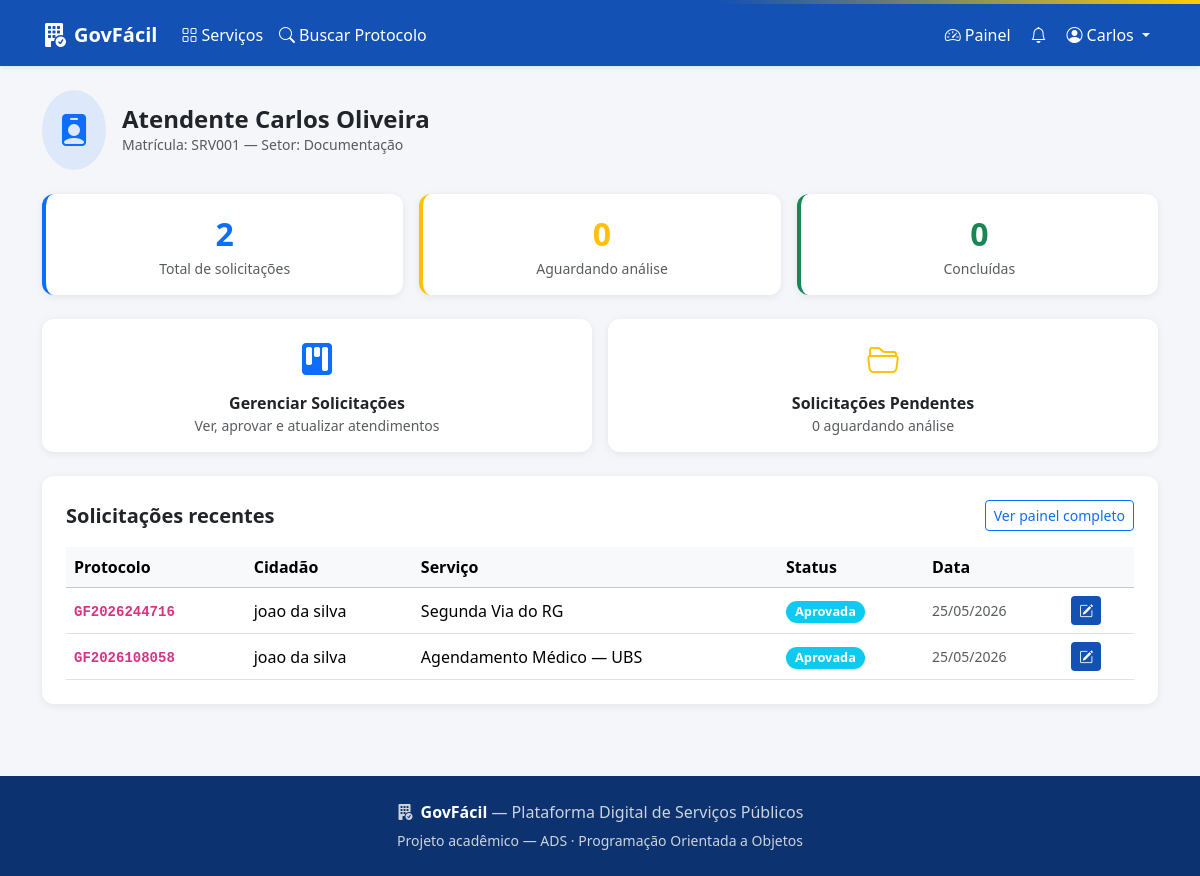
/accounts/dashboard/servidor/ (signed in), run on the app's committed database.
### accounts/models.py (models this page shows, shortened)
class Usuario(AbstractUser):
    TIPO_CIDADAO = 'cidadao'
    TIPO_SERVIDOR = 'servidor'
    TIPO_CHOICES = [
        (TIPO_CIDADAO, 'Cidadão'),
        (TIPO_SERVIDOR, 'Servidor Público'),
    ]
    tipo = models.CharField(max_length=20, choices=TIPO_CHOICES, default=TIPO_CIDADAO)
    _telefone = models.CharField(max_length=20, blank=True, db_column='telefone')
    data_cadastro = models.DateTimeField(auto_now_add=True)
    @property
    def telefone(self):
        return self._telefone
    @telefone.setter
    def telefone(self, valor):
        if valor and not all(c.isdigit() or c in '() -+' for c in valor):
            raise ValueError('Telefone inválido.')
        self._telefone = valor or ''
    class Meta:
        verbose_name = 'Usuário'
        verbose_name_plural = 'Usuários'

class Servidor(Usuario):
    matricula = models.CharField(max_length=20, unique=True)
    setor = models.CharField(max_length=100)
    cargo = models.CharField(max_length=100)
    class Meta:
        verbose_name = 'Servidor'
        verbose_name_plural = 'Servidores'

### solicitacoes/models.py (models this page shows, shortened)
class Solicitacao(models.Model):
    STATUS_ABERTA = 'aberta'
    STATUS_EM_ANALISE = 'em_analise'
    STATUS_APROVADA = 'aprovada'
    STATUS_EM_ANDAMENTO = 'em_andamento'
    STATUS_CONCLUIDA = 'concluida'
    STATUS_REJEITADA = 'rejeitada'
    STATUS_CHOICES = [
        (STATUS_ABERTA, 'Aberta'),
        (STATUS_EM_ANALISE, 'Em Análise'),
        (STATUS_APROVADA, 'Aprovada'),
        (STATUS_EM_ANDAMENTO, 'Em Andamento'),
        (STATUS_CONCLUIDA, 'Concluída'),
        (STATUS_REJEITADA, 'Rejeitada'),
    ]
    STATUS_COR = {
        STATUS_ABERTA: 'primary',
        STATUS_EM_ANALISE: 'warning',
        STATUS_APROVADA: 'info',
        STATUS_EM_ANDAMENTO: 'secondary',
        STATUS_CONCLUIDA: 'success',
        STATUS_REJEITADA: 'danger',
    }
    STATUS_ICONE = {
        STATUS_ABERTA: 'bi-folder2-open',
        STATUS_EM_ANALISE: 'bi-hourglass-split',
        STATUS_APROVADA: 'bi-check-circle',
        STATUS_EM_ANDAMENTO: 'bi-arrow-repeat',
        STATUS_CONCLUIDA: 'bi-check-circle-fill',
        STATUS_REJEITADA: 'bi-x-circle-fill',
    }
    protocolo = models.CharField(max_length=20, unique=True, blank=True)
    cidadao = models.ForeignKey(
        'accounts.Cidadao', on_delete=models.CASCADE, related_name='solicitacoes'
    )
    servico = models.ForeignKey(
        'servicos.Servico', on_delete=models.CASCADE, related_name='solicitacoes'
    )
    descricao = models.TextField()
    status = models.CharField(max_length=20, choices=STATUS_CHOICES, default=STATUS_ABERTA)
    setor_responsavel = models.CharField(max_length=100, blank=True)
    servidor_responsavel = models.ForeignKey(
        'accounts.Servidor',
        on_delete=models.SET_NULL,
        null=True, blank=True,
        related_name='atendimentos',
    )
    observacao = models.TextField(blank=True)
    data_abertura = models.DateTimeField(auto_now_add=True)
    data_atualizacao = models.DateTimeField(auto_now=True)
    data_prazo = models.DateTimeField(null=True, blank=True)
    class Meta:
        verbose_name = 'Solicitação'
        verbose_name_plural = 'Solicitações'
        ordering = ['-data_abertura']
    def get_status_cor(self):
        return self.STATUS_COR.get(self.status, 'secondary')

### servicos/models.py (models this page shows, shortened)
class Servico(models.Model):
    CATEGORIA_EMISSAO = 'emissao'
    CATEGORIA_AGENDAMENTO = 'agendamento'
    CATEGORIA_PROTOCOLO = 'protocolo'
    CATEGORIA_SEGUNDA_VIA = 'segunda_via'
    CATEGORIA_CHOICES = [
        (CATEGORIA_EMISSAO, 'Emissão de Documento'),
        (CATEGORIA_AGENDAMENTO, 'Agendamento'),
        (CATEGORIA_PROTOCOLO, 'Protocolo'),
        (CATEGORIA_SEGUNDA_VIA, 'Segunda Via'),
    ]
    CATEGORIA_ICONE = {
        CATEGORIA_EMISSAO: 'bi-file-earmark-text',
        CATEGORIA_AGENDAMENTO: 'bi-calendar-check',
        CATEGORIA_PROTOCOLO: 'bi-journal-text',
        CATEGORIA_SEGUNDA_VIA: 'bi-files',
    }
    CATEGORIA_COR = {
        CATEGORIA_EMISSAO: 'primary',
        CATEGORIA_AGENDAMENTO: 'success',
        CATEGORIA_PROTOCOLO: 'warning',
        CATEGORIA_SEGUNDA_VIA: 'info',
    }
    nome = models.CharField(max_length=200)
    descricao = models.TextField()
    categoria = models.CharField(max_length=20, choices=CATEGORIA_CHOICES)
    prazo_dias = models.IntegerField(default=5)
    setor_responsavel = models.CharField(max_length=100, default='Atendimento Geral')
    ativo = models.BooleanField(default=True)
    class Meta:
        verbose_name = 'Serviço'
        verbose_name_plural = 'Serviços'
        ordering = ['categoria', 'nome']

### accounts/views.py (the view)
# urls.py: path('dashboard/servidor/', views.dashboard_servidor_view, name='dashboard_servidor'),
@login_required
def dashboard_servidor_view(request):
    try:
        servidor = request.user.servidor
    except Servidor.DoesNotExist:
        messages.error(request, 'Acesso negado.')
        return redirect('core:home')
    from solicitacoes.models import Solicitacao
    todas = Solicitacao.objects.all()
    pendentes = todas.filter(status__in=['aberta', 'em_analise']).count()
    concluidas = todas.filter(status='concluida').count()
    recentes = todas[:8]
    return render(request, 'accounts/dashboard_servidor.html', {
        'servidor': servidor,
        'pendentes': pendentes,
        'concluidas': concluidas,
        'total': todas.count(),
        'recentes': recentes,
    })

### templates/accounts/dashboard_servidor.html (shortened to what this page needs)
{% extends 'base.html' %}
{% block content %}
<div class="d-flex align-items-center gap-3 mb-4">
  <div class="bg-primary bg-opacity-10 rounded-circle p-3">
    <i class="bi bi-person-badge-fill fs-2 text-primary"></i>
  </div>
  <div>
    <h4 class="fw-bold mb-0">{{ servidor.cargo }} {{ servidor.first_name }} {{ servidor.last_name }}</h4>
    <p class="text-muted mb-0 small">Matrícula: {{ servidor.matricula }} &mdash; Setor: {{ servidor.setor }}</p>
  </div>
</div>
<div class="row g-3 mb-4">
  <div class="col-sm-4">
    <div class="card p-3 text-center border-start border-4 border-primary">
      <div class="fs-2 fw-bold text-primary">{{ total }}</div>
      <div class="text-muted small">Total de solicitações</div>
    </div>
  </div>
  <div class="col-sm-4">
    <div class="card p-3 text-center border-start border-4 border-warning">
      <div class="fs-2 fw-bold text-warning">{{ pendentes }}</div>
      <div class="text-muted small">Aguardando análise</div>
    </div>
  </div>
  <div class="col-sm-4">
    <div class="card p-3 text-center border-start border-4 border-success">
      <div class="fs-2 fw-bold text-success">{{ concluidas }}</div>
      <div class="text-muted small">Concluídas</div>
    </div>
  </div>
</div>
<div class="row g-3 mb-4">
  <div class="col-sm-6">
    <a href="{% url 'solicitacoes:painel_servidor' %}" class="card p-3 text-center text-decoration-none d-block">
      <i class="bi bi-kanban-fill fs-2 text-primary mb-2 d-block"></i>
      <div class="fw-semibold text-dark">Gerenciar Solicitações</div>
      <div class="text-muted small">Ver, aprovar e atualizar atendimentos</div>
    </a>
  </div>
  <div class="col-sm-6">
    <a href="{% url 'solicitacoes:painel_servidor' %}?status=aberta" class="card p-3 text-center text-decoration-none d-block">
      <i class="bi bi-folder2-open fs-2 text-warning mb-2 d-block"></i>
      <div class="fw-semibold text-dark">Solicitações Pendentes</div>
      <div class="text-muted small">{{ pendentes }} aguardando análise</div>
    </a>
  </div>
</div>
<div class="card p-4">
  <div class="d-flex justify-content-between align-items-center mb-3">
    <h5 class="fw-bold mb-0">Solicitações recentes</h5>
    <a href="{% url 'solicitacoes:painel_servidor' %}" class="btn btn-outline-primary btn-sm">Ver painel completo</a>
  </div>
  {% if recentes %}
  <div class="table-responsive">
    <table class="table table-hover align-middle mb-0">
      <thead class="table-light">
        <tr>
          <th>Protocolo</th>
          <th>Cidadão</th>
          <th>Serviço</th>
          <th>Status</th>
          <th>Data</th>
          <th></th>
        </tr>
      </thead>
      <tbody>
        {% for sol in recentes %}
        <tr>
          <td><code class="fw-bold">{{ sol.protocolo }}</code></td>
          <td>{{ sol.cidadao.get_full_name }}</td>
          <td>{{ sol.servico.nome }}</td>
          <td>
            <span class="badge bg-{{ sol.get_status_cor }} status-badge">{{ sol.get_status_display }}</span>
          </td>
          <td class="text-muted small">{{ sol.data_abertura|date:"d/m/Y" }}</td>
          <td>
            <a href="{% url 'solicitacoes:gerenciar' sol.protocolo %}" class="btn btn-sm btn-gov">
              <i class="bi bi-pencil-square"></i>
            </a>
          </td>
        </tr>
        {% endfor %}
      </tbody>
    </table>
  </div>
  {% else %}
  <div class="text-center py-4 text-muted">
    <i class="bi bi-inbox fs-1 d-block mb-2"></i>
    Nenhuma solicitação registrada ainda.
  </div>
  {% endif %}
</div>
{% endblock %}

### templates/base.html (shortened to what this page needs)
<!DOCTYPE html>
<html lang="pt-br">
<head>
  <link rel="stylesheet" href="https://cdn.jsdelivr.net/npm/bootstrap@5.3.3/dist/css/bootstrap.min.css">
  <link rel="stylesheet" href="https://cdn.jsdelivr.net/npm/bootstrap-icons@1.11.3/font/bootstrap-icons.min.css">
</head>
<body>
<nav class="navbar navbar-expand-lg navbar-gov shadow-sm">
  <div class="container">
    <a class="navbar-brand fw-bold d-flex align-items-center gap-2" href="{% url 'core:home' %}">
      <i class="bi bi-building-fill-check fs-4"></i>
      <span>GovFácil</span>
    </a>
    <div class="collapse navbar-collapse" id="navMain">
      <ul class="navbar-nav me-auto">
        <li class="nav-item">
          <a class="nav-link" href="{% url 'servicos:lista' %}"><i class="bi bi-grid me-1"></i>Serviços</a>
        </li>
        <li class="nav-item">
          <a class="nav-link" href="{% url 'solicitacoes:buscar' %}"><i class="bi bi-search me-1"></i>Buscar Protocolo</a>
        </li>
      </ul>
      <ul class="navbar-nav ms-auto align-items-center gap-1">
        {% if user.is_authenticated %}
          {% if user.tipo == 'cidadao' %}
            <li class="nav-item">
              <a class="nav-link" href="{% url 'solicitacoes:nova' %}"><i class="bi bi-plus-circle me-1"></i>Nova Solicitação</a>
            </li>
            <li class="nav-item">
              <a class="nav-link" href="{% url 'solicitacoes:minhas' %}"><i class="bi bi-list-check me-1"></i>Minhas Solicitações</a>
            </li>
          {% else %}
            <li class="nav-item">
              <a class="nav-link" href="{% url 'solicitacoes:painel_servidor' %}"><i class="bi bi-speedometer2 me-1"></i>Painel</a>
            </li>
          {% endif %}
          <li class="nav-item position-relative">
            <a class="nav-link" href="{% url 'notificacoes:lista' %}">
              <i class="bi bi-bell"></i>
            </a>
          </li>
          <li class="nav-item dropdown">
            <a class="nav-link dropdown-toggle" href="#" data-bs-toggle="dropdown">
              <i class="bi bi-person-circle me-1"></i>{{ user.first_name|default:user.username }}
            </a>
          </li>
        {% else %}
          <li class="nav-item"><a class="nav-link" href="{% url 'accounts:login' %}"><i class="bi bi-box-arrow-in-right me-1"></i>Entrar</a></li>
          <li class="nav-item"><a class="btn btn-warning btn-sm ms-2 fw-semibold" href="{% url 'accounts:cadastro_cidadao' %}">Cadastre-se</a></li>
        {% endif %}
      </ul>
    </div>
  </div>
</nav>
<main class="py-4">
  <div class="container">
    {% block content %}{% endblock %}
  </div>
</main>
<footer class="py-4 mt-5">
  <div class="container text-center">
    <p class="mb-1"><i class="bi bi-building-fill-check me-2"></i><strong class="text-white">GovFácil</strong> — Plataforma Digital de Serviços Públicos</p>
    <small>Projeto acadêmico — ADS · Programação Orientada a Objetos</small>
  </div>
</footer>
</body>
</html>

### templates/base.html (style rules this page uses)
:root { --gov-blue: #1351b4; --gov-blue-dark: #0c326f; --gov-yellow: #ffcd07; }
body { background-color: #f5f6fa; font-family: 'Segoe UI', sans-serif; }
.navbar-gov { background-color: var(--gov-blue); }
.navbar-gov .navbar-brand, .navbar-gov .nav-link { color: #fff !important; }
.card { border: none; box-shadow: 0 2px 8px rgba(0,0,0,.07); border-radius: 12px; }
.btn-gov { background-color: var(--gov-blue); color: #fff; border: none; }
.status-badge { font-size: .8rem; padding: .35em .7em; border-radius: 20px; }
footer { background-color: var(--gov-blue-dark); color: #cdd3de; }

### data on the page
Usuario: first_name "Carlos", last_name "Oliveira"
Servidor: cargo "Atendente", matricula "SRV001", setor "Documentação"
Solicitacao: protocolo "GF2026244716", cidadao.get_full_name "joao da silva", servico.nome "Segunda Via do RG", status "Aprovada", data_abertura "25/05/2026"
Solicitacao: protocolo "GF2026108058", cidadao.get_full_name "joao da silva", servico.nome "Agendamento Médico — UBS", status "Aprovada", data_abertura "25/05/2026"

### other printed values
{{ total }} "2"
{{ pendentes }} "0"
{{ concluidas }} "0"
